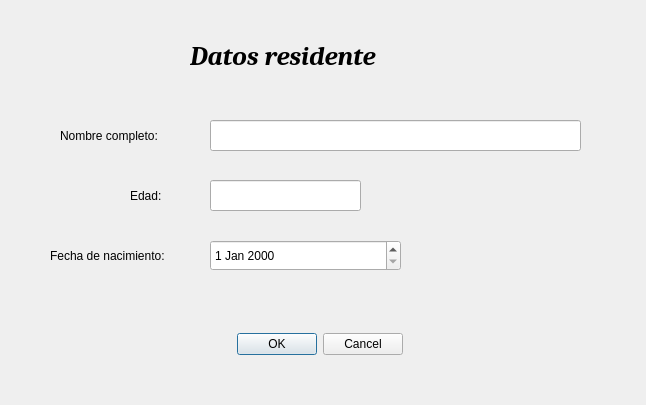
<?xml version="1.0" encoding="UTF-8"?>
<ui version="4.0">
 <class>Dialog</class>
 <widget class="QDialog" name="Dialog">
  <property name="geometry">
   <rect>
    <x>0</x>
    <y>0</y>
    <width>646</width>
    <height>405</height>
   </rect>
  </property>
  <property name="windowTitle">
   <string>Dialog</string>
  </property>
  <widget class="QLabel" name="label_2">
   <property name="geometry">
    <rect>
     <x>130</x>
     <y>180</y>
     <width>61</width>
     <height>31</height>
    </rect>
   </property>
   <property name="font">
    <font>
     <pointsize>9</pointsize>
    </font>
   </property>
   <property name="layoutDirection">
    <enum>Qt::LeftToRight</enum>
   </property>
   <property name="text">
    <string>Edad: </string>
   </property>
  </widget>
  <widget class="QLabel" name="label">
   <property name="geometry">
    <rect>
     <x>60</x>
     <y>120</y>
     <width>121</width>
     <height>31</height>
    </rect>
   </property>
   <property name="font">
    <font>
     <pointsize>9</pointsize>
    </font>
   </property>
   <property name="text">
    <string>Nombre completo:</string>
   </property>
  </widget>
  <widget class="QLabel" name="label_4">
   <property name="geometry">
    <rect>
     <x>50</x>
     <y>240</y>
     <width>151</width>
     <height>31</height>
    </rect>
   </property>
   <property name="font">
    <font>
     <pointsize>9</pointsize>
    </font>
   </property>
   <property name="text">
    <string>Fecha de nacimiento: </string>
   </property>
  </widget>
  <widget class="QLineEdit" name="mod_name">
   <property name="geometry">
    <rect>
     <x>210</x>
     <y>120</y>
     <width>371</width>
     <height>31</height>
    </rect>
   </property>
  </widget>
  <widget class="QLineEdit" name="mod_age">
   <property name="geometry">
    <rect>
     <x>210</x>
     <y>180</y>
     <width>151</width>
     <height>31</height>
    </rect>
   </property>
  </widget>
  <widget class="QDateEdit" name="mod_birthdate">
   <property name="geometry">
    <rect>
     <x>210</x>
     <y>240</y>
     <width>191</width>
     <height>31</height>
    </rect>
   </property>
  </widget>
  <widget class="QDialogButtonBox" name="mod_residente">
   <property name="geometry">
    <rect>
     <x>210</x>
     <y>330</y>
     <width>193</width>
     <height>28</height>
    </rect>
   </property>
   <property name="standardButtons">
    <set>QDialogButtonBox::Cancel|QDialogButtonBox::Ok</set>
   </property>
  </widget>
  <widget class="QLabel" name="label_14">
   <property name="geometry">
    <rect>
     <x>190</x>
     <y>30</y>
     <width>271</width>
     <height>51</height>
    </rect>
   </property>
   <property name="font">
    <font>
     <family>Cambria</family>
     <pointsize>20</pointsize>
     <weight>75</weight>
     <italic>true</italic>
     <bold>true</bold>
    </font>
   </property>
   <property name="text">
    <string>Datos residente</string>
   </property>
  </widget>
 </widget>
 <resources/>
 <connections/>
</ui>
